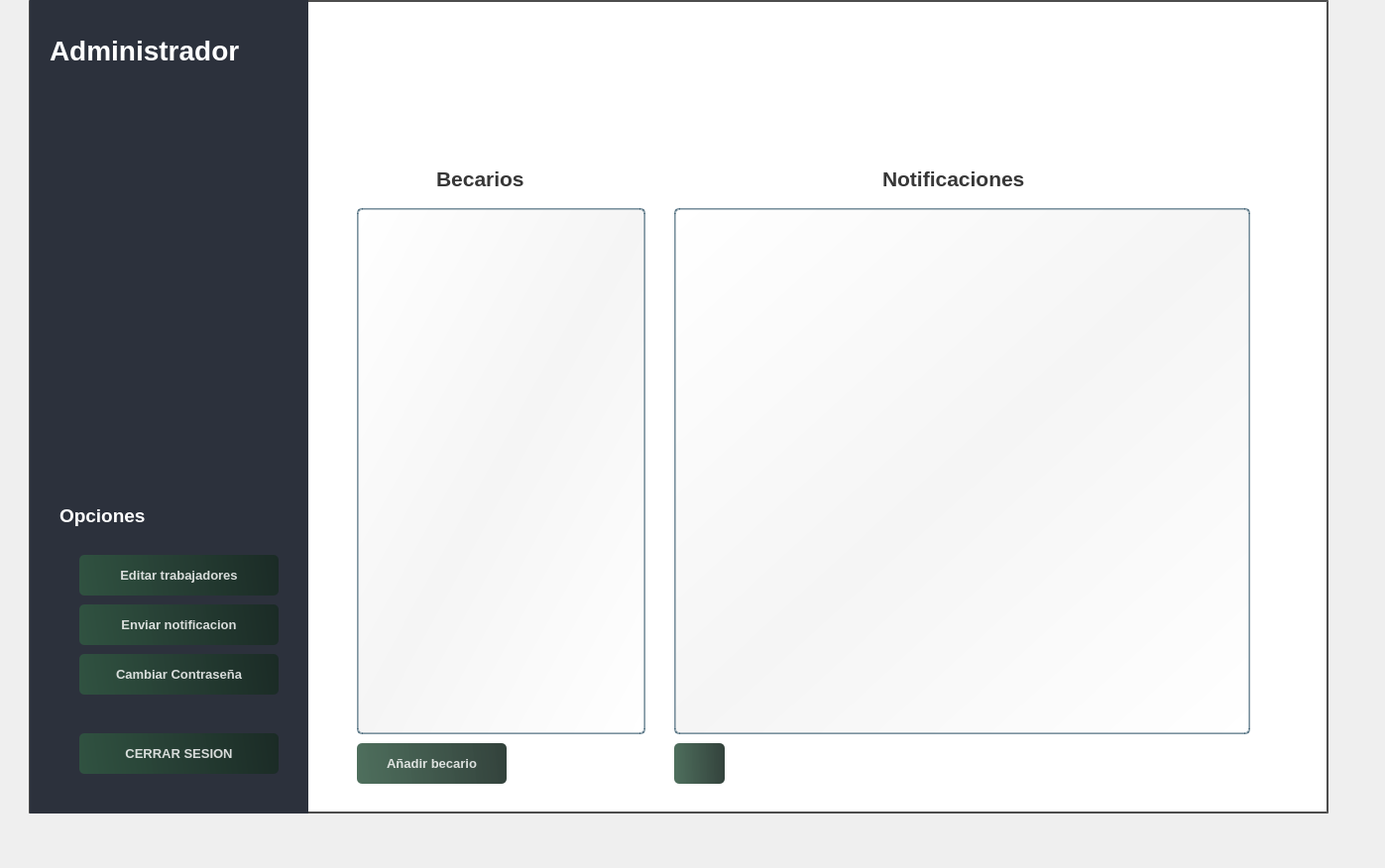
<?xml version="1.0" encoding="UTF-8"?>
<ui version="4.0">
 <class>MainWindow</class>
 <widget class="QMainWindow" name="MainWindow">
  <property name="geometry">
   <rect>
    <x>0</x>
    <y>0</y>
    <width>1397</width>
    <height>876</height>
   </rect>
  </property>
  <property name="windowTitle">
   <string>MainWindow</string>
  </property>
  <widget class="QWidget" name="centralwidget">
   <widget class="QWidget" name="widget" native="true">
    <property name="geometry">
     <rect>
      <x>0</x>
      <y>0</y>
      <width>1351</width>
      <height>831</height>
     </rect>
    </property>
    <property name="styleSheet">
     <string notr="true">QPushButton#send_btn {
    background-color: qlineargradient(spread: pad, x1: 0, y1: 0.505682, x2: 1, y2: 0.477, stop: 0 rgba(49, 87, 66, 219), stop: 1 rgba(25, 42, 35, 226));
    color: rgba(255, 255, 255, 210);
    border-radius: 5px;
}

QPushButton#send_btn:hover {
    background-color: qlineargradient(spread: pad, x1: 0, y1: 0.505682, x2: 1, y2: 0.477, stop: 0 rgba(38, 66, 50, 219), stop: 1 rgba(19, 31, 26, 226));
}

QPushButton#send_btn:pressed {
    padding-left: 5px;
    padding-top: 5px;
    background-color: rgba(38, 66, 50, 255);
}

QPushButton#send_btn:pressed {
    padding-left: 5px;
    padding-top: 5px;
    background-color: rgba(49, 87, 66, 255);
}

QPushButton#cancel_btn {
    background-color: rgba(0, 0, 0, 0);
    color: rgba(85, 98, 112, 255);
    border-radius: 5px;
}

QPushButton#cancel_btn:hover {
    color: rgba(131, 96, 53, 255);
}

QPushButton#pushButton_3 {
    background-color: qlineargradient(spread: pad, x1: 0, y1: 0.505682, x2: 1, y2: 0.477, stop: 0 rgba(49, 87, 66, 219), stop: 1 rgba(25, 42, 35, 226));
    color: rgba(255, 255, 255, 210);
    border-radius: 5px;
}

QPushButton#pushButton_3:hover {
    background-color: qlineargradient(spread: pad, x1: 0, y1: 0.505682, x2: 1, y2: 0.477, stop: 0 rgba(38, 66, 50, 219), stop: 1 rgba(19, 31, 26, 226));
}

QPushButton#pushButton_3:pressed {
    padding-left: 5px;
    padding-top: 5px;
    background-color: rgba(38, 66, 50, 255);
}

QPushButton#pushButton_3:pressed {
    padding-left: 5px;
    padding-top: 5px;
    background-color: rgba(49, 87, 66, 255);
}

QPushButton#pushButton_4 {
    background-color: qlineargradient(spread: pad, x1: 0, y1: 0.505682, x2: 1, y2: 0.477, stop: 0 rgba(49, 87, 66, 219), stop: 1 rgba(25, 42, 35, 226));
    color: rgba(255, 255, 255, 210);
    border-radius: 5px;
}

QPushButton#pushButton_4:hover {
    background-color: qlineargradient(spread: pad, x1: 0, y1: 0.505682, x2: 1, y2: 0.477, stop: 0 rgba(38, 66, 50, 219), stop: 1 rgba(19, 31, 26, 226));
}

QPushButton#pushButton_4:pressed {
    padding-left: 5px;
    padding-top: 5px;
    background-color: rgba(38, 66, 50, 255);
}

QPushButton#pushButton_4:pressed {
    padding-left: 5px;
    padding-top: 5px;
    background-color: rgba(49, 87, 66, 255);
}
</string>
    </property>
    <widget class="QLabel" name="label_3">
     <property name="geometry">
      <rect>
       <x>29</x>
       <y>0</y>
       <width>1311</width>
       <height>821</height>
      </rect>
     </property>
     <property name="font">
      <font>
       <pointsize>9</pointsize>
      </font>
     </property>
     <property name="styleSheet">
      <string notr="true">background-color:rgba(255, 255, 255, 255);
border: 2px solid rgba(0, 0, 0, 0.7);
</string>
     </property>
     <property name="text">
      <string/>
     </property>
    </widget>
    <widget class="QWidget" name="widget_2" native="true">
     <property name="geometry">
      <rect>
       <x>360</x>
       <y>210</y>
       <width>291</width>
       <height>531</height>
      </rect>
     </property>
     <property name="styleSheet">
      <string notr="true">background: qlineargradient(x1:0, y1:0, x2:1, y2:1, stop:0 #ffffff, stop:0.5 #f5f5f5, stop:1 #ffffff);
border: 2px solid rgba(46, 82, 101, 100);
border-radius: 5px;
</string>
     </property>
     <widget class="QWidget" name="layoutWidget">
      <property name="geometry">
       <rect>
        <x>0</x>
        <y>0</y>
        <width>291</width>
        <height>531</height>
       </rect>
      </property>
      <layout class="QVBoxLayout" name="verticalLayout">
       <item>
        <layout class="QVBoxLayout" name="layoutFichajes">
         <property name="spacing">
          <number>10</number>
         </property>
         <property name="sizeConstraint">
          <enum>QLayout::SetDefaultConstraint</enum>
         </property>
         <property name="leftMargin">
          <number>10</number>
         </property>
         <property name="topMargin">
          <number>10</number>
         </property>
         <property name="rightMargin">
          <number>10</number>
         </property>
         <property name="bottomMargin">
          <number>10</number>
         </property>
        </layout>
       </item>
      </layout>
     </widget>
    </widget>
    <widget class="QWidget" name="widget_3" native="true">
     <property name="geometry">
      <rect>
       <x>680</x>
       <y>210</y>
       <width>581</width>
       <height>531</height>
      </rect>
     </property>
     <property name="styleSheet">
      <string notr="true">background: qlineargradient(x1:0, y1:0, x2:1, y2:1, stop:0 #ffffff, stop:0.5 #f5f5f5, stop:1 #ffffff);
border: 2px solid rgba(46, 82, 101, 100);
border-radius: 5px;</string>
     </property>
     <widget class="QWidget" name="verticalLayoutWidget">
      <property name="geometry">
       <rect>
        <x>0</x>
        <y>0</y>
        <width>581</width>
        <height>531</height>
       </rect>
      </property>
      <layout class="QVBoxLayout" name="notifications_layout"/>
     </widget>
    </widget>
    <widget class="QWidget" name="widget_4" native="true">
     <property name="geometry">
      <rect>
       <x>30</x>
       <y>0</y>
       <width>281</width>
       <height>821</height>
      </rect>
     </property>
     <property name="styleSheet">
      <string notr="true">background-color: #2c313c
</string>
     </property>
     <widget class="QLabel" name="label_7">
      <property name="geometry">
       <rect>
        <x>20</x>
        <y>10</y>
        <width>251</width>
        <height>81</height>
       </rect>
      </property>
      <property name="font">
       <font>
        <pointsize>21</pointsize>
        <weight>75</weight>
        <bold>true</bold>
       </font>
      </property>
      <property name="styleSheet">
       <string notr="true">color:white;</string>
      </property>
      <property name="text">
       <string>Administrador</string>
      </property>
     </widget>
     <widget class="QPushButton" name="BtnChangePassword">
      <property name="geometry">
       <rect>
        <x>50</x>
        <y>660</y>
        <width>201</width>
        <height>41</height>
       </rect>
      </property>
      <property name="font">
       <font>
        <pointsize>10</pointsize>
        <weight>75</weight>
        <bold>true</bold>
       </font>
      </property>
      <property name="cursor">
       <cursorShape>PointingHandCursor</cursorShape>
      </property>
      <property name="styleSheet">
       <string notr="true">QPushButton#BtnChangePassword {
    background-color: qlineargradient(spread: pad, x1: 0, y1: 0.505682, x2: 1, y2: 0.477, stop: 0 rgba(49, 87, 66, 219), stop: 1 rgba(25, 42, 35, 226));
    color: rgba(255, 255, 255, 210);
    border-radius: 5px;
}

QPushButton#BtnChangePassword:hover {
    background-color: qlineargradient(spread: pad, x1: 0, y1: 0.505682, x2: 1, y2: 0.477, stop: 0 rgba(38, 66, 50, 219), stop: 1 rgba(19, 31, 26, 226));
}

QPushButton#BtnChangePassword:pressed {
    padding-left: 5px;
    padding-top: 5px;
    background-color: rgba(38, 66, 50, 255);
}

QPushButton#BtnChangePassword:pressed {
    padding-left: 5px;
    padding-top: 5px;
    background-color: rgba(49, 87, 66, 255);
}</string>
      </property>
      <property name="text">
       <string>Cambiar Contraseña</string>
      </property>
     </widget>
     <widget class="QPushButton" name="edit_list_btn">
      <property name="geometry">
       <rect>
        <x>50</x>
        <y>560</y>
        <width>201</width>
        <height>41</height>
       </rect>
      </property>
      <property name="font">
       <font>
        <pointsize>10</pointsize>
        <weight>75</weight>
        <bold>true</bold>
       </font>
      </property>
      <property name="cursor">
       <cursorShape>PointingHandCursor</cursorShape>
      </property>
      <property name="styleSheet">
       <string notr="true">QPushButton#edit_list_btn {
    background-color: qlineargradient(spread: pad, x1: 0, y1: 0.505682, x2: 1, y2: 0.477, stop: 0 rgba(49, 87, 66, 219), stop: 1 rgba(25, 42, 35, 226));
    color: rgba(255, 255, 255, 210);
    border-radius: 5px;
}

QPushButton#edit_list_btn:hover {
    background-color: qlineargradient(spread: pad, x1: 0, y1: 0.505682, x2: 1, y2: 0.477, stop: 0 rgba(38, 66, 50, 219), stop: 1 rgba(19, 31, 26, 226));
}

QPushButton#edit_list_btn:pressed {
    padding-left: 5px;
    padding-top: 5px;
    background-color: rgba(38, 66, 50, 255);
}

QPushButton#edit_list_btn:pressed {
    padding-left: 5px;
    padding-top: 5px;
    background-color: rgba(49, 87, 66, 255);
}</string>
      </property>
      <property name="text">
       <string>Editar trabajadores</string>
      </property>
     </widget>
     <widget class="QPushButton" name="send_btn_4">
      <property name="geometry">
       <rect>
        <x>50</x>
        <y>740</y>
        <width>201</width>
        <height>41</height>
       </rect>
      </property>
      <property name="font">
       <font>
        <pointsize>10</pointsize>
        <weight>75</weight>
        <bold>true</bold>
       </font>
      </property>
      <property name="cursor">
       <cursorShape>PointingHandCursor</cursorShape>
      </property>
      <property name="styleSheet">
       <string notr="true">QPushButton#send_btn_4 {
    background-color: qlineargradient(spread: pad, x1: 0, y1: 0.505682, x2: 1, y2: 0.477, stop: 0 rgba(49, 87, 66, 219), stop: 1 rgba(25, 42, 35, 226));
    color: rgba(255, 255, 255, 210);
    border-radius: 5px;
}

QPushButton#send_btn_4:hover {
    background-color: qlineargradient(spread: pad, x1: 0, y1: 0.505682, x2: 1, y2: 0.477, stop: 0 rgba(38, 66, 50, 219), stop: 1 rgba(19, 31, 26, 226));
}

QPushButton#send_btn_4:pressed {
    padding-left: 5px;
    padding-top: 5px;
    background-color: rgba(38, 66, 50, 255);
}

QPushButton#send_btn_4:pressed {
    padding-left: 5px;
    padding-top: 5px;
    background-color: rgba(49, 87, 66, 255);
}</string>
      </property>
      <property name="text">
       <string>CERRAR SESION</string>
      </property>
     </widget>
     <widget class="QLabel" name="label_12">
      <property name="geometry">
       <rect>
        <x>30</x>
        <y>500</y>
        <width>161</width>
        <height>41</height>
       </rect>
      </property>
      <property name="font">
       <font>
        <pointsize>14</pointsize>
        <weight>75</weight>
        <bold>true</bold>
       </font>
      </property>
      <property name="styleSheet">
       <string notr="true">color:white;</string>
      </property>
      <property name="text">
       <string>Opciones</string>
      </property>
     </widget>
     <widget class="QPushButton" name="send_notification_btn">
      <property name="geometry">
       <rect>
        <x>50</x>
        <y>610</y>
        <width>201</width>
        <height>41</height>
       </rect>
      </property>
      <property name="font">
       <font>
        <pointsize>10</pointsize>
        <weight>75</weight>
        <bold>true</bold>
       </font>
      </property>
      <property name="cursor">
       <cursorShape>PointingHandCursor</cursorShape>
      </property>
      <property name="styleSheet">
       <string notr="true">QPushButton#send_notification_btn {
    background-color: qlineargradient(spread: pad, x1: 0, y1: 0.505682, x2: 1, y2: 0.477, stop: 0 rgba(49, 87, 66, 219), stop: 1 rgba(25, 42, 35, 226));
    color: rgba(255, 255, 255, 210);
    border-radius: 5px;
}

QPushButton#send_notification_btn:hover {
    background-color: qlineargradient(spread: pad, x1: 0, y1: 0.505682, x2: 1, y2: 0.477, stop: 0 rgba(38, 66, 50, 219), stop: 1 rgba(19, 31, 26, 226));
}

QPushButton#send_notification_btn:pressed {
    padding-left: 5px;
    padding-top: 5px;
    background-color: rgba(38, 66, 50, 255);
}

QPushButton#send_notification_btn:pressed {
    padding-left: 5px;
    padding-top: 5px;
    background-color: rgba(49, 87, 66, 255);
}</string>
      </property>
      <property name="text">
       <string>Enviar notificacion</string>
      </property>
     </widget>
    </widget>
    <widget class="QLabel" name="label_9">
     <property name="geometry">
      <rect>
       <x>440</x>
       <y>140</y>
       <width>121</width>
       <height>81</height>
      </rect>
     </property>
     <property name="font">
      <font>
       <pointsize>16</pointsize>
       <weight>75</weight>
       <bold>true</bold>
      </font>
     </property>
     <property name="styleSheet">
      <string notr="true">color:rgba(0, 0, 0, 200);</string>
     </property>
     <property name="text">
      <string>Becarios</string>
     </property>
    </widget>
    <widget class="QLabel" name="label_10">
     <property name="geometry">
      <rect>
       <x>890</x>
       <y>140</y>
       <width>231</width>
       <height>81</height>
      </rect>
     </property>
     <property name="font">
      <font>
       <pointsize>16</pointsize>
       <weight>75</weight>
       <bold>true</bold>
      </font>
     </property>
     <property name="styleSheet">
      <string notr="true">color:rgba(0, 0, 0, 200);</string>
     </property>
     <property name="text">
      <string>Notificaciones</string>
     </property>
    </widget>
    <widget class="QLabel" name="label_11">
     <property name="geometry">
      <rect>
       <x>280</x>
       <y>-110</y>
       <width>511</width>
       <height>241</height>
      </rect>
     </property>
     <property name="font">
      <font>
       <pointsize>16</pointsize>
       <weight>75</weight>
       <bold>true</bold>
      </font>
     </property>
     <property name="styleSheet">
      <string notr="true">background-image: url(assets/sifabul.html);</string>
     </property>
     <property name="text">
      <string/>
     </property>
    </widget>
    <widget class="QPushButton" name="BtnFichar">
     <property name="geometry">
      <rect>
       <x>360</x>
       <y>750</y>
       <width>151</width>
       <height>41</height>
      </rect>
     </property>
     <property name="font">
      <font>
       <pointsize>10</pointsize>
       <weight>75</weight>
       <bold>true</bold>
      </font>
     </property>
     <property name="cursor">
      <cursorShape>PointingHandCursor</cursorShape>
     </property>
     <property name="styleSheet">
      <string notr="true">QPushButton#BtnFichar{
    background-color: qlineargradient(spread: pad, x1: 0, y1: 0.505682, x2: 1, y2: 0.477, stop: 0 rgba(49, 87, 66, 219), stop: 1 rgba(25, 42, 35, 226));
    color: rgba(255, 255, 255, 210);
    border-radius: 5px;
}

QPushButton#BtnFichar:hover {
    background-color: qlineargradient(spread: pad, x1: 0, y1: 0.505682, x2: 1, y2: 0.477, stop: 0 rgba(38, 66, 50, 219), stop: 1 rgba(19, 31, 26, 226));
}

QPushButton#BtnFichar:pressed {
    padding-left: 5px;
    padding-top: 5px;
    background-color: rgba(38, 66, 50, 255);
}

QPushButton#BtnFichar:pressed {
    padding-left: 5px;
    padding-top: 5px;
    background-color: rgba(49, 87, 66, 255);
}</string>
     </property>
     <property name="text">
      <string>Añadir becario</string>
     </property>
    </widget>
    <widget class="QPushButton" name="refresh_btn">
     <property name="geometry">
      <rect>
       <x>680</x>
       <y>750</y>
       <width>51</width>
       <height>41</height>
      </rect>
     </property>
     <property name="font">
      <font>
       <pointsize>10</pointsize>
       <weight>75</weight>
       <bold>true</bold>
      </font>
     </property>
     <property name="cursor">
      <cursorShape>PointingHandCursor</cursorShape>
     </property>
     <property name="styleSheet">
      <string notr="true">QPushButton#refresh_btn {
	image: url(:/images/refresh-icon-white-0.png);
    background-color: qlineargradient(spread: pad, x1: 0, y1: 0.505682, x2: 1, y2: 0.477, stop: 0 rgba(49, 87, 66, 219), stop: 1 rgba(25, 42, 35, 226));
    color: rgba(255, 255, 255, 210);
    border-radius: 5px;
}

QPushButton#refresh_btn:hover {
    background-color: qlineargradient(spread: pad, x1: 0, y1: 0.505682, x2: 1, y2: 0.477, stop: 0 rgba(38, 66, 50, 219), stop: 1 rgba(19, 31, 26, 226));
}

QPushButton#refresh_btn:pressed {
    padding-left: 5px;
    padding-top: 5px;
    background-color: rgba(38, 66, 50, 255);
}

QPushButton#refresh_btn:pressed {
    padding-left: 5px;
    padding-top: 5px;
    background-color: rgba(49, 87, 66, 255);
}</string>
     </property>
     <property name="text">
      <string/>
     </property>
    </widget>
   </widget>
  </widget>
 </widget>
 <resources>
  <include location="assets/res.qrc"/>
 </resources>
 <connections/>
</ui>
